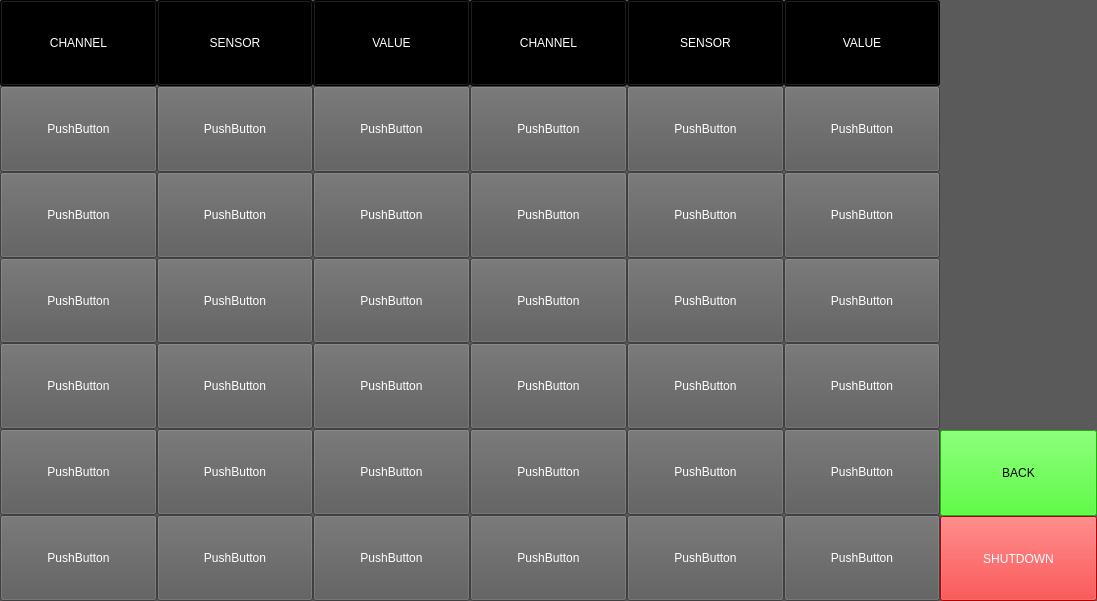
<?xml version="1.0" encoding="UTF-8"?>
<ui version="4.0">
 <class>home_2</class>
 <widget class="QWidget" name="home_2">
  <property name="geometry">
   <rect>
    <x>0</x>
    <y>0</y>
    <width>1097</width>
    <height>601</height>
   </rect>
  </property>
  <property name="windowTitle">
   <string>Form</string>
  </property>
  <property name="styleSheet">
   <string notr="true">background-color: rgb(90, 90, 90);</string>
  </property>
  <layout class="QHBoxLayout" name="horizontalLayout">
   <property name="spacing">
    <number>0</number>
   </property>
   <property name="margin">
    <number>0</number>
   </property>
   <item>
    <layout class="QVBoxLayout" name="verticalLayout">
     <property name="spacing">
      <number>0</number>
     </property>
     <item>
      <widget class="QPushButton" name="label_channel">
       <property name="sizePolicy">
        <sizepolicy hsizetype="Minimum" vsizetype="Preferred">
         <horstretch>0</horstretch>
         <verstretch>0</verstretch>
        </sizepolicy>
       </property>
       <property name="styleSheet">
        <string notr="true">color: rgb(255, 255, 255);
background-color: rgb(0, 0, 0);
font: 75 14pt &quot;Ubuntu&quot;;</string>
       </property>
       <property name="text">
        <string>CHANNEL</string>
       </property>
      </widget>
     </item>
     <item>
      <widget class="QPushButton" name="channel15">
       <property name="sizePolicy">
        <sizepolicy hsizetype="Minimum" vsizetype="Preferred">
         <horstretch>0</horstretch>
         <verstretch>0</verstretch>
        </sizepolicy>
       </property>
       <property name="styleSheet">
        <string notr="true">color: rgb(255, 255, 255);</string>
       </property>
       <property name="text">
        <string>PushButton</string>
       </property>
      </widget>
     </item>
     <item>
      <widget class="QPushButton" name="channel16">
       <property name="sizePolicy">
        <sizepolicy hsizetype="Minimum" vsizetype="Preferred">
         <horstretch>0</horstretch>
         <verstretch>0</verstretch>
        </sizepolicy>
       </property>
       <property name="styleSheet">
        <string notr="true">color: rgb(255, 255, 255);</string>
       </property>
       <property name="text">
        <string>PushButton</string>
       </property>
      </widget>
     </item>
     <item>
      <widget class="QPushButton" name="channel17">
       <property name="sizePolicy">
        <sizepolicy hsizetype="Minimum" vsizetype="Preferred">
         <horstretch>0</horstretch>
         <verstretch>0</verstretch>
        </sizepolicy>
       </property>
       <property name="styleSheet">
        <string notr="true">color: rgb(255, 255, 255);</string>
       </property>
       <property name="text">
        <string>PushButton</string>
       </property>
      </widget>
     </item>
     <item>
      <widget class="QPushButton" name="channel18">
       <property name="sizePolicy">
        <sizepolicy hsizetype="Minimum" vsizetype="Preferred">
         <horstretch>0</horstretch>
         <verstretch>0</verstretch>
        </sizepolicy>
       </property>
       <property name="styleSheet">
        <string notr="true">color: rgb(255, 255, 255);</string>
       </property>
       <property name="text">
        <string>PushButton</string>
       </property>
      </widget>
     </item>
     <item>
      <widget class="QPushButton" name="channel19">
       <property name="sizePolicy">
        <sizepolicy hsizetype="Minimum" vsizetype="Preferred">
         <horstretch>0</horstretch>
         <verstretch>0</verstretch>
        </sizepolicy>
       </property>
       <property name="styleSheet">
        <string notr="true">color: rgb(255, 255, 255);</string>
       </property>
       <property name="text">
        <string>PushButton</string>
       </property>
      </widget>
     </item>
     <item>
      <widget class="QPushButton" name="channel20">
       <property name="sizePolicy">
        <sizepolicy hsizetype="Minimum" vsizetype="Preferred">
         <horstretch>0</horstretch>
         <verstretch>0</verstretch>
        </sizepolicy>
       </property>
       <property name="styleSheet">
        <string notr="true">color: rgb(255, 255, 255);</string>
       </property>
       <property name="text">
        <string>PushButton</string>
       </property>
      </widget>
     </item>
    </layout>
   </item>
   <item>
    <layout class="QVBoxLayout" name="verticalLayout_2">
     <property name="spacing">
      <number>0</number>
     </property>
     <item>
      <widget class="QPushButton" name="pushButton_3">
       <property name="sizePolicy">
        <sizepolicy hsizetype="Minimum" vsizetype="Preferred">
         <horstretch>0</horstretch>
         <verstretch>0</verstretch>
        </sizepolicy>
       </property>
       <property name="styleSheet">
        <string notr="true">color: rgb(255, 255, 255);
font: 75 14pt &quot;Ubuntu&quot;;
background-color: rgb(0, 0, 0);</string>
       </property>
       <property name="text">
        <string>SENSOR</string>
       </property>
      </widget>
     </item>
     <item>
      <widget class="QPushButton" name="sensor15">
       <property name="sizePolicy">
        <sizepolicy hsizetype="Minimum" vsizetype="Preferred">
         <horstretch>0</horstretch>
         <verstretch>0</verstretch>
        </sizepolicy>
       </property>
       <property name="styleSheet">
        <string notr="true">color: rgb(255, 255, 255);</string>
       </property>
       <property name="text">
        <string>PushButton</string>
       </property>
      </widget>
     </item>
     <item>
      <widget class="QPushButton" name="sensor16">
       <property name="sizePolicy">
        <sizepolicy hsizetype="Minimum" vsizetype="Preferred">
         <horstretch>0</horstretch>
         <verstretch>0</verstretch>
        </sizepolicy>
       </property>
       <property name="styleSheet">
        <string notr="true">color: rgb(255, 255, 255);</string>
       </property>
       <property name="text">
        <string>PushButton</string>
       </property>
      </widget>
     </item>
     <item>
      <widget class="QPushButton" name="sensor17">
       <property name="sizePolicy">
        <sizepolicy hsizetype="Minimum" vsizetype="Preferred">
         <horstretch>0</horstretch>
         <verstretch>0</verstretch>
        </sizepolicy>
       </property>
       <property name="styleSheet">
        <string notr="true">color: rgb(255, 255, 255);</string>
       </property>
       <property name="text">
        <string>PushButton</string>
       </property>
      </widget>
     </item>
     <item>
      <widget class="QPushButton" name="sensor18">
       <property name="sizePolicy">
        <sizepolicy hsizetype="Minimum" vsizetype="Preferred">
         <horstretch>0</horstretch>
         <verstretch>0</verstretch>
        </sizepolicy>
       </property>
       <property name="styleSheet">
        <string notr="true">color: rgb(255, 255, 255);</string>
       </property>
       <property name="text">
        <string>PushButton</string>
       </property>
      </widget>
     </item>
     <item>
      <widget class="QPushButton" name="sensor19">
       <property name="sizePolicy">
        <sizepolicy hsizetype="Minimum" vsizetype="Preferred">
         <horstretch>0</horstretch>
         <verstretch>0</verstretch>
        </sizepolicy>
       </property>
       <property name="styleSheet">
        <string notr="true">color: rgb(255, 255, 255);</string>
       </property>
       <property name="text">
        <string>PushButton</string>
       </property>
      </widget>
     </item>
     <item>
      <widget class="QPushButton" name="sensor20">
       <property name="sizePolicy">
        <sizepolicy hsizetype="Minimum" vsizetype="Preferred">
         <horstretch>0</horstretch>
         <verstretch>0</verstretch>
        </sizepolicy>
       </property>
       <property name="styleSheet">
        <string notr="true">color: rgb(255, 255, 255);</string>
       </property>
       <property name="text">
        <string>PushButton</string>
       </property>
      </widget>
     </item>
    </layout>
   </item>
   <item>
    <layout class="QVBoxLayout" name="verticalLayout_3">
     <property name="spacing">
      <number>0</number>
     </property>
     <item>
      <widget class="QPushButton" name="pushButton_4">
       <property name="sizePolicy">
        <sizepolicy hsizetype="Minimum" vsizetype="Preferred">
         <horstretch>0</horstretch>
         <verstretch>0</verstretch>
        </sizepolicy>
       </property>
       <property name="styleSheet">
        <string notr="true">color: rgb(255, 255, 255);
font: 75 14pt &quot;Ubuntu&quot;;
background-color: rgb(0, 0, 0);</string>
       </property>
       <property name="text">
        <string>VALUE</string>
       </property>
      </widget>
     </item>
     <item>
      <widget class="QPushButton" name="value15">
       <property name="sizePolicy">
        <sizepolicy hsizetype="Minimum" vsizetype="Preferred">
         <horstretch>0</horstretch>
         <verstretch>0</verstretch>
        </sizepolicy>
       </property>
       <property name="styleSheet">
        <string notr="true">color: rgb(255, 255, 255);</string>
       </property>
       <property name="text">
        <string>PushButton</string>
       </property>
      </widget>
     </item>
     <item>
      <widget class="QPushButton" name="value16">
       <property name="sizePolicy">
        <sizepolicy hsizetype="Minimum" vsizetype="Preferred">
         <horstretch>0</horstretch>
         <verstretch>0</verstretch>
        </sizepolicy>
       </property>
       <property name="styleSheet">
        <string notr="true">color: rgb(255, 255, 255);</string>
       </property>
       <property name="text">
        <string>PushButton</string>
       </property>
      </widget>
     </item>
     <item>
      <widget class="QPushButton" name="value17">
       <property name="sizePolicy">
        <sizepolicy hsizetype="Minimum" vsizetype="Preferred">
         <horstretch>0</horstretch>
         <verstretch>0</verstretch>
        </sizepolicy>
       </property>
       <property name="styleSheet">
        <string notr="true">color: rgb(255, 255, 255);</string>
       </property>
       <property name="text">
        <string>PushButton</string>
       </property>
      </widget>
     </item>
     <item>
      <widget class="QPushButton" name="value18">
       <property name="sizePolicy">
        <sizepolicy hsizetype="Minimum" vsizetype="Preferred">
         <horstretch>0</horstretch>
         <verstretch>0</verstretch>
        </sizepolicy>
       </property>
       <property name="styleSheet">
        <string notr="true">color: rgb(255, 255, 255);</string>
       </property>
       <property name="text">
        <string>PushButton</string>
       </property>
      </widget>
     </item>
     <item>
      <widget class="QPushButton" name="value19">
       <property name="sizePolicy">
        <sizepolicy hsizetype="Minimum" vsizetype="Preferred">
         <horstretch>0</horstretch>
         <verstretch>0</verstretch>
        </sizepolicy>
       </property>
       <property name="styleSheet">
        <string notr="true">color: rgb(255, 255, 255);</string>
       </property>
       <property name="text">
        <string>PushButton</string>
       </property>
      </widget>
     </item>
     <item>
      <widget class="QPushButton" name="value20">
       <property name="sizePolicy">
        <sizepolicy hsizetype="Minimum" vsizetype="Preferred">
         <horstretch>0</horstretch>
         <verstretch>0</verstretch>
        </sizepolicy>
       </property>
       <property name="styleSheet">
        <string notr="true">color: rgb(255, 255, 255);</string>
       </property>
       <property name="text">
        <string>PushButton</string>
       </property>
      </widget>
     </item>
    </layout>
   </item>
   <item>
    <layout class="QVBoxLayout" name="verticalLayout_6">
     <property name="spacing">
      <number>0</number>
     </property>
     <item>
      <widget class="QPushButton" name="pushButton_5">
       <property name="sizePolicy">
        <sizepolicy hsizetype="Minimum" vsizetype="Preferred">
         <horstretch>0</horstretch>
         <verstretch>0</verstretch>
        </sizepolicy>
       </property>
       <property name="styleSheet">
        <string notr="true">color: rgb(255, 255, 255);
font: 75 14pt &quot;Ubuntu&quot;;
background-color: rgb(0, 0, 0);</string>
       </property>
       <property name="text">
        <string>CHANNEL</string>
       </property>
      </widget>
     </item>
     <item>
      <widget class="QPushButton" name="channel21">
       <property name="sizePolicy">
        <sizepolicy hsizetype="Minimum" vsizetype="Preferred">
         <horstretch>0</horstretch>
         <verstretch>0</verstretch>
        </sizepolicy>
       </property>
       <property name="styleSheet">
        <string notr="true">color: rgb(255, 255, 255);</string>
       </property>
       <property name="text">
        <string>PushButton</string>
       </property>
      </widget>
     </item>
     <item>
      <widget class="QPushButton" name="channel22">
       <property name="sizePolicy">
        <sizepolicy hsizetype="Minimum" vsizetype="Preferred">
         <horstretch>0</horstretch>
         <verstretch>0</verstretch>
        </sizepolicy>
       </property>
       <property name="styleSheet">
        <string notr="true">color: rgb(255, 255, 255);</string>
       </property>
       <property name="text">
        <string>PushButton</string>
       </property>
      </widget>
     </item>
     <item>
      <widget class="QPushButton" name="channel23">
       <property name="sizePolicy">
        <sizepolicy hsizetype="Minimum" vsizetype="Preferred">
         <horstretch>0</horstretch>
         <verstretch>0</verstretch>
        </sizepolicy>
       </property>
       <property name="styleSheet">
        <string notr="true">color: rgb(255, 255, 255);</string>
       </property>
       <property name="text">
        <string>PushButton</string>
       </property>
      </widget>
     </item>
     <item>
      <widget class="QPushButton" name="channel24">
       <property name="sizePolicy">
        <sizepolicy hsizetype="Minimum" vsizetype="Preferred">
         <horstretch>0</horstretch>
         <verstretch>0</verstretch>
        </sizepolicy>
       </property>
       <property name="styleSheet">
        <string notr="true">color: rgb(255, 255, 255);</string>
       </property>
       <property name="text">
        <string>PushButton</string>
       </property>
      </widget>
     </item>
     <item>
      <widget class="QPushButton" name="channel25">
       <property name="sizePolicy">
        <sizepolicy hsizetype="Minimum" vsizetype="Preferred">
         <horstretch>0</horstretch>
         <verstretch>0</verstretch>
        </sizepolicy>
       </property>
       <property name="styleSheet">
        <string notr="true">color: rgb(255, 255, 255);</string>
       </property>
       <property name="text">
        <string>PushButton</string>
       </property>
      </widget>
     </item>
     <item>
      <widget class="QPushButton" name="channel26">
       <property name="sizePolicy">
        <sizepolicy hsizetype="Minimum" vsizetype="Preferred">
         <horstretch>0</horstretch>
         <verstretch>0</verstretch>
        </sizepolicy>
       </property>
       <property name="styleSheet">
        <string notr="true">color: rgb(255, 255, 255);</string>
       </property>
       <property name="text">
        <string>PushButton</string>
       </property>
      </widget>
     </item>
    </layout>
   </item>
   <item>
    <layout class="QVBoxLayout" name="verticalLayout_5">
     <property name="spacing">
      <number>0</number>
     </property>
     <item>
      <widget class="QPushButton" name="pushButton_6">
       <property name="sizePolicy">
        <sizepolicy hsizetype="Minimum" vsizetype="Preferred">
         <horstretch>0</horstretch>
         <verstretch>0</verstretch>
        </sizepolicy>
       </property>
       <property name="styleSheet">
        <string notr="true">color: rgb(255, 255, 255);
font: 75 14pt &quot;Ubuntu&quot;;
background-color: rgb(0, 0, 0);</string>
       </property>
       <property name="text">
        <string>SENSOR</string>
       </property>
      </widget>
     </item>
     <item>
      <widget class="QPushButton" name="sensor21">
       <property name="sizePolicy">
        <sizepolicy hsizetype="Minimum" vsizetype="Preferred">
         <horstretch>0</horstretch>
         <verstretch>0</verstretch>
        </sizepolicy>
       </property>
       <property name="styleSheet">
        <string notr="true">color: rgb(255, 255, 255);</string>
       </property>
       <property name="text">
        <string>PushButton</string>
       </property>
      </widget>
     </item>
     <item>
      <widget class="QPushButton" name="sensor22">
       <property name="sizePolicy">
        <sizepolicy hsizetype="Minimum" vsizetype="Preferred">
         <horstretch>0</horstretch>
         <verstretch>0</verstretch>
        </sizepolicy>
       </property>
       <property name="styleSheet">
        <string notr="true">color: rgb(255, 255, 255);</string>
       </property>
       <property name="text">
        <string>PushButton</string>
       </property>
      </widget>
     </item>
     <item>
      <widget class="QPushButton" name="sensor23">
       <property name="sizePolicy">
        <sizepolicy hsizetype="Minimum" vsizetype="Preferred">
         <horstretch>0</horstretch>
         <verstretch>0</verstretch>
        </sizepolicy>
       </property>
       <property name="styleSheet">
        <string notr="true">color: rgb(255, 255, 255);</string>
       </property>
       <property name="text">
        <string>PushButton</string>
       </property>
      </widget>
     </item>
     <item>
      <widget class="QPushButton" name="sensor24">
       <property name="sizePolicy">
        <sizepolicy hsizetype="Minimum" vsizetype="Preferred">
         <horstretch>0</horstretch>
         <verstretch>0</verstretch>
        </sizepolicy>
       </property>
       <property name="styleSheet">
        <string notr="true">color: rgb(255, 255, 255);</string>
       </property>
       <property name="text">
        <string>PushButton</string>
       </property>
      </widget>
     </item>
     <item>
      <widget class="QPushButton" name="sensor25">
       <property name="sizePolicy">
        <sizepolicy hsizetype="Minimum" vsizetype="Preferred">
         <horstretch>0</horstretch>
         <verstretch>0</verstretch>
        </sizepolicy>
       </property>
       <property name="styleSheet">
        <string notr="true">color: rgb(255, 255, 255);</string>
       </property>
       <property name="text">
        <string>PushButton</string>
       </property>
      </widget>
     </item>
     <item>
      <widget class="QPushButton" name="sensor26">
       <property name="sizePolicy">
        <sizepolicy hsizetype="Minimum" vsizetype="Preferred">
         <horstretch>0</horstretch>
         <verstretch>0</verstretch>
        </sizepolicy>
       </property>
       <property name="styleSheet">
        <string notr="true">color: rgb(255, 255, 255);</string>
       </property>
       <property name="text">
        <string>PushButton</string>
       </property>
      </widget>
     </item>
    </layout>
   </item>
   <item>
    <layout class="QVBoxLayout" name="verticalLayout_4">
     <property name="spacing">
      <number>0</number>
     </property>
     <item>
      <widget class="QPushButton" name="pushButton_7">
       <property name="sizePolicy">
        <sizepolicy hsizetype="Minimum" vsizetype="Preferred">
         <horstretch>0</horstretch>
         <verstretch>0</verstretch>
        </sizepolicy>
       </property>
       <property name="styleSheet">
        <string notr="true">color: rgb(255, 255, 255);
font: 75 14pt &quot;Ubuntu&quot;;
background-color: rgb(0, 0, 0);</string>
       </property>
       <property name="text">
        <string>VALUE</string>
       </property>
      </widget>
     </item>
     <item>
      <widget class="QPushButton" name="value21">
       <property name="sizePolicy">
        <sizepolicy hsizetype="Minimum" vsizetype="Preferred">
         <horstretch>0</horstretch>
         <verstretch>0</verstretch>
        </sizepolicy>
       </property>
       <property name="styleSheet">
        <string notr="true">color: rgb(255, 255, 255);</string>
       </property>
       <property name="text">
        <string>PushButton</string>
       </property>
      </widget>
     </item>
     <item>
      <widget class="QPushButton" name="value22">
       <property name="sizePolicy">
        <sizepolicy hsizetype="Minimum" vsizetype="Preferred">
         <horstretch>0</horstretch>
         <verstretch>0</verstretch>
        </sizepolicy>
       </property>
       <property name="styleSheet">
        <string notr="true">color: rgb(255, 255, 255);</string>
       </property>
       <property name="text">
        <string>PushButton</string>
       </property>
      </widget>
     </item>
     <item>
      <widget class="QPushButton" name="value23">
       <property name="sizePolicy">
        <sizepolicy hsizetype="Minimum" vsizetype="Preferred">
         <horstretch>0</horstretch>
         <verstretch>0</verstretch>
        </sizepolicy>
       </property>
       <property name="styleSheet">
        <string notr="true">color: rgb(255, 255, 255);</string>
       </property>
       <property name="text">
        <string>PushButton</string>
       </property>
      </widget>
     </item>
     <item>
      <widget class="QPushButton" name="value24">
       <property name="sizePolicy">
        <sizepolicy hsizetype="Minimum" vsizetype="Preferred">
         <horstretch>0</horstretch>
         <verstretch>0</verstretch>
        </sizepolicy>
       </property>
       <property name="styleSheet">
        <string notr="true">color: rgb(255, 255, 255);</string>
       </property>
       <property name="text">
        <string>PushButton</string>
       </property>
      </widget>
     </item>
     <item>
      <widget class="QPushButton" name="value25">
       <property name="sizePolicy">
        <sizepolicy hsizetype="Minimum" vsizetype="Preferred">
         <horstretch>0</horstretch>
         <verstretch>0</verstretch>
        </sizepolicy>
       </property>
       <property name="styleSheet">
        <string notr="true">color: rgb(255, 255, 255);</string>
       </property>
       <property name="text">
        <string>PushButton</string>
       </property>
      </widget>
     </item>
     <item>
      <widget class="QPushButton" name="value26">
       <property name="sizePolicy">
        <sizepolicy hsizetype="Minimum" vsizetype="Preferred">
         <horstretch>0</horstretch>
         <verstretch>0</verstretch>
        </sizepolicy>
       </property>
       <property name="styleSheet">
        <string notr="true">color: rgb(255, 255, 255);</string>
       </property>
       <property name="text">
        <string>PushButton</string>
       </property>
      </widget>
     </item>
    </layout>
   </item>
   <item>
    <layout class="QVBoxLayout" name="verticalLayout_7">
     <property name="spacing">
      <number>0</number>
     </property>
     <item>
      <spacer name="verticalSpacer">
       <property name="orientation">
        <enum>Qt::Vertical</enum>
       </property>
       <property name="sizeType">
        <enum>QSizePolicy::Expanding</enum>
       </property>
       <property name="sizeHint" stdset="0">
        <size>
         <width>20</width>
         <height>430</height>
        </size>
       </property>
      </spacer>
     </item>
     <item>
      <widget class="QPushButton" name="back">
       <property name="sizePolicy">
        <sizepolicy hsizetype="Minimum" vsizetype="Expanding">
         <horstretch>0</horstretch>
         <verstretch>0</verstretch>
        </sizepolicy>
       </property>
       <property name="maximumSize">
        <size>
         <width>16777215</width>
         <height>164</height>
        </size>
       </property>
       <property name="styleSheet">
        <string notr="true">color: rgb(0, 0, 0);
border-color: rgb(255, 255, 255);
background-color: rgb(34, 255, 0);</string>
       </property>
       <property name="text">
        <string>BACK</string>
       </property>
      </widget>
     </item>
     <item>
      <widget class="QPushButton" name="pushButton_2">
       <property name="enabled">
        <bool>true</bool>
       </property>
       <property name="sizePolicy">
        <sizepolicy hsizetype="Minimum" vsizetype="Expanding">
         <horstretch>0</horstretch>
         <verstretch>0</verstretch>
        </sizepolicy>
       </property>
       <property name="maximumSize">
        <size>
         <width>16777215</width>
         <height>164</height>
        </size>
       </property>
       <property name="styleSheet">
        <string notr="true">color: rgb(255, 255, 255);
background-color: rgb(255, 0, 0);</string>
       </property>
       <property name="text">
        <string>SHUTDOWN</string>
       </property>
      </widget>
     </item>
    </layout>
   </item>
  </layout>
 </widget>
 <resources/>
 <connections/>
</ui>
